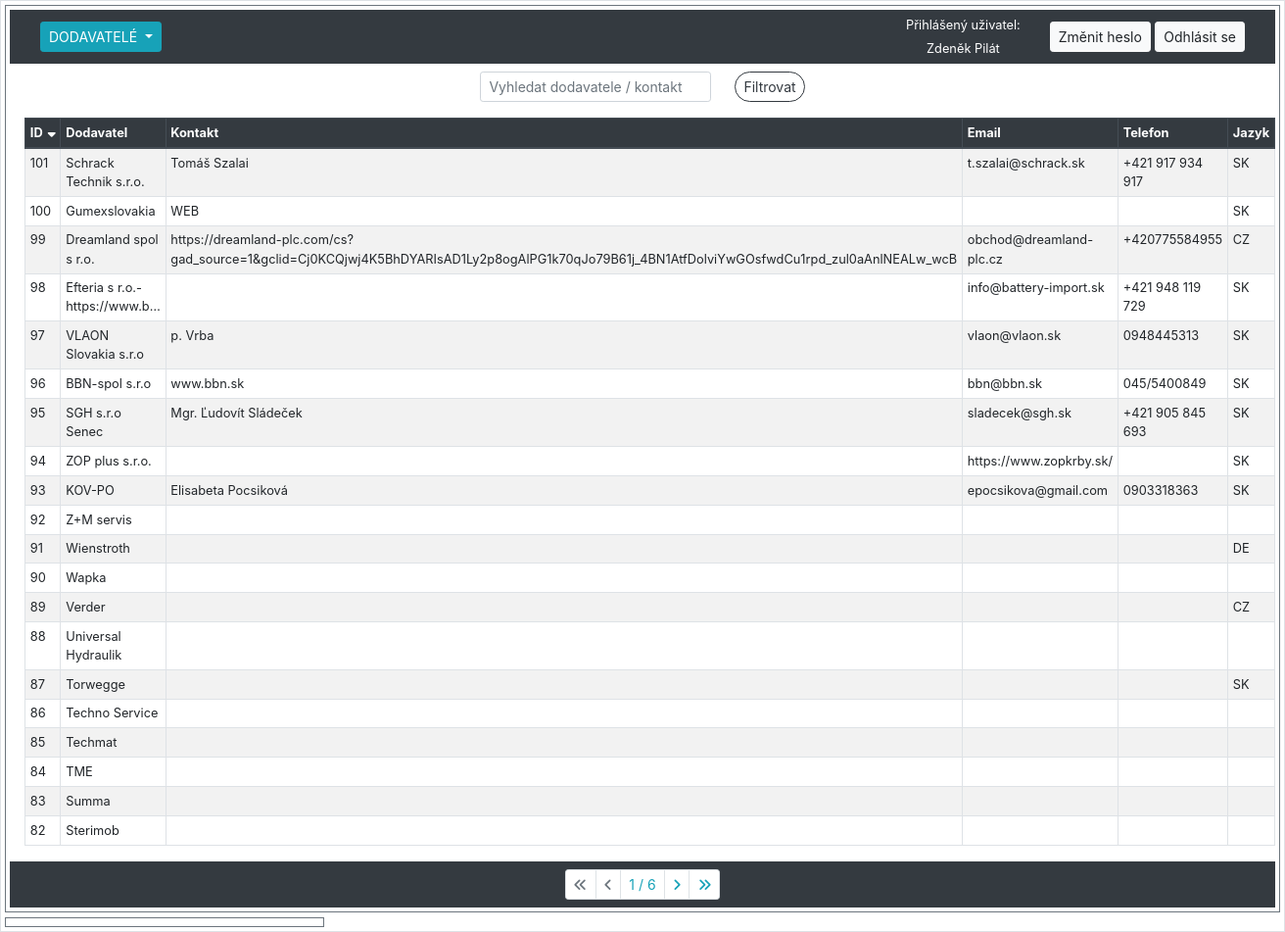
The page /sklad/dodavatele/ (signed in) on the database its author committed.
### hpm_sklad/models.py (models this page shows, shortened)
class Dodavatele(models.Model):
    class Meta:
        verbose_name_plural = "Dodavatelé"
    LANGUAGE_CHOICES = [
        ('CZ', 'Český'),
        ('SK', 'Slovenský'),
        ('DE', 'Německý'),
        ('EN', 'Anglický')
    ]
    dodavatel = models.CharField(max_length=100, verbose_name="Dodavatel")
    kontakt = models.CharField(null=True, max_length=100, verbose_name="Kontaktní osoba")
    email = models.EmailField(null=True, max_length=100, verbose_name="E-mail")
    telefon = models.CharField(null=True, max_length=20, verbose_name="Telefon")
    jazyk = models.CharField(null=True, max_length=2, choices=LANGUAGE_CHOICES, default='CZ', verbose_name="Jazyk")

### hpm_sklad/views.py (the view, shortened to what this page needs)
# urls.py: path('sklad/dodavatele/', views.DodavateleListView.as_view(), name='dodavatele'),
class DodavateleListView(LoginRequiredMixin, ListView):
    model = Dodavatele
    template_name = 'hpm_sklad/dodavatele.html'
    paginate_by = 20
    export_csv = False
    def get_context_data(self, **kwargs):
        context = super().get_context_data(**kwargs)
        selected_id = self.request.GET.get('selected', None)
        if selected_id:
            context['selected_item'] = get_object_or_404(Dodavatele, id=selected_id)
        else:
            context['selected_item'] = None
        context.update({
            'db_table': 'dodavatele',
            'sort': self.request.GET.get('sort', 'id'),
            'order': self.request.GET.get('order', 'down'),
            'query': self.request.GET.get('query', ''),
            'current_user': self.request.user,
        })
        return context
    def get_queryset(self):
        queryset = Dodavatele.objects.all()
        query = self.request.GET.get('query', '')
        sort = self.request.GET.get('sort', 'id')
        order = self.request.GET.get('order', 'down')
        if query:
            queryset = queryset.filter(
                Q(dodavatel__icontains=query) | Q(kontakt__icontains=query)
            )
        if order == 'down':
            sort = f"-{sort}"
        queryset = queryset.order_by(sort)
        return queryset
    def render_to_response(self, context, **response_kwargs):
        if getattr(self, 'export_csv', False):
            return self.export_to_csv(self.get_queryset())
        else:
            return super().render_to_response(context, **response_kwargs)

### hpm_sklad/templatetags/custom_filters.py (called while the page is built)
@register.filter
def url_remove_param(querystring, params):
    params = params.split(',')
    new_querystring = '&'.join(
        f"{key}={value}"
        for part in querystring.split('&')
        if '=' in part and (key := part.split('=')[0]) not in params and (value := part.split('=')[1])
    )
    return new_querystring

### hpm_sklad/templates/hpm_sklad/dodavatele.html (shortened to what this page needs)
{% extends "hpm_sklad/base_left_right_column.html" %}
{% load static %}
{% load custom_filters %}
{% block left_content %}
    <form method="GET" action="" class="form-inline justify-content-center align-items-center small my-2">
        <div class="form-group mx-sm-2 mb-2">
            <input class="form-control form-control-sm mr-sm-2" type="text" name="query" placeholder="Vyhledat dodavatele / kontakt" value="{{ request.GET.query }}">
        </div>
        <div class="form-group mx-sm-2 mb-2">
            <button class="btn btn-outline-dark btn-sm rounded-pill" type="submit">Filtrovat</button>
        </div>
    </form>
    <div class="container-fluid">
        <table class="table table-sm table-hover table-striped table-bordered">
            <thead class="thead-dark">
                <tr>
                    {% with request.GET.urlencode as querystring %}
                        <th>
                            <a href="?sort=id&order={% if request.GET.sort == 'id' and request.GET.order == 'up' %}down{% else %}up{% endif %}&{{ querystring|url_remove_param:'sort,order' }}">
                                ID
                                {% if not request.GET.sort %}
                                    <i class="fas fa-sort-down"></i>
                                {% endif %}
                            </a>
                        </th>
                        <th>
                            <a href="?sort=dodavatel&order={% if request.GET.sort == 'dodavatel' and request.GET.order == 'up' %}down{% else %}up{% endif %}&{{ querystring|url_remove_param:'sort,order' }}">
                                Dodavatel
                            </a>
                        </th>
                        <th>
                            <a href="?sort=kontakt&order={% if request.GET.sort == 'kontakt' and request.GET.order == 'up' %}down{% else %}up{% endif %}&{{ querystring|url_remove_param:'sort,order' }}">
                                Kontakt
                            </a>
                        </th>
                        <th>
                            <a href="?sort=email&order={% if request.GET.sort == 'email' and request.GET.order == 'up' %}down{% else %}up{% endif %}&{{ querystring|url_remove_param:'sort,order' }}">
                                Email
                            </a>
                        </th>
                        <th>
                            <a href="?sort=telefon&order={% if request.GET.sort == 'telefon' and request.GET.order == 'up' %}down{% else %}up{% endif %}&{{ querystring|url_remove_param:'sort,order' }}">
                                Telefon
                            </a>
                        </th>
                        <th>
                            <a href="?sort=jazyk&order={% if request.GET.sort == 'jazyk' and request.GET.order == 'up' %}down{% else %}up{% endif %}&{{ querystring|url_remove_param:'sort,order' }}">
                                Jazyk
                            </a>
                        </th>
                    {% endwith %}
                </tr>
            </thead>
            <tbody class="show-pointer">
                {% for item in object_list %}
                    <tr data-id="{{ item.pk }}" data-detail-url="{% url 'detail_dodavatele' item.pk %}" onclick="loadDetail('{% url 'detail_dodavatele' item.pk %}', '{{ item.pk }}')"
                    {% if item.pk == selected_item.pk %} class="table-info"{% endif %}>
                        <td>{{ item.pk }}</td>
                        <td>{{ item.dodavatel|truncatechars:30 }}</td>
                        <td>{{ item.kontakt }}</td>
                        <td>{{ item.email }}</td>
                        <td>{{ item.telefon }}</td>
                        <td>{{ item.jazyk }}</td>
                    </tr>
                {% endfor %}
            </tbody>
        </table>
    </div>
    {% include "hpm_sklad/pagination.html" %}
{% endblock %}

### hpm_sklad/templates/hpm_sklad/navbar.html (shortened to what this page needs)
<nav class="navbar navbar-expand-lg navbar-dark bg-dark">
    <div class="col">
        <div class="btn-group btn-group-sm dropdown my-1 mr-1">
            <button class="btn btn-info dropdown-toggle" type="button" id="dropdownMenuButton1" data-toggle="dropdown" aria-haspopup="true" aria-expanded="false">
                {% if db_table == 'sklad' %}SKLAD{% elif db_table == 'audit_log' %}POHYBY{% elif db_table == 'dodavatele' %}DODAVATELÉ{% elif db_table == 'poptavky' %}POPTÁVKY{% else %}Výběr modulu{% endif %}
            </button>
        </div>
    </div>
    {% if user.is_authenticated %}
        <div class="col-auto">
            <div>
                <p class="h6 small text-white">Přihlášený uživatel:</p>
            </div>
            <div>
                <p class="h6 small text-center my-0 text-white">{{ current_user.first_name }} {{ current_user.last_name }}</p>
            </div>
        </div>
        <div class="col-auto">
            <a class="btn btn-light btn-sm" href="{% url 'custom_password_change' %}">Změnit heslo</a>
            <a class="btn btn-light btn-sm" href="{% url 'logout' %}">Odhlásit se</a>
        </div>
    {% else %}
        <div class="col-auto">
            <a class="btn btn-light btn-sm" href="{% url 'login' %}">Přihlásit se</a>
        </div>
    {% endif %}
</nav>

### hpm_sklad/static/css/style.css (style rules this page uses)
form .form-group { margin-bottom: 5px; }
table { font-size: 0.8rem; }
.table-sm th a { color: inherit; text-decoration: none; display: inline-flex; align-items: center; }
.table-sm th a .fa-sort-up, .table-sm th a .fa-sort-down { margin-left: 5px; }
.show-pointer { cursor: pointer; }

### rows shown on the page
Dodavatele: pk "101", dodavatel "Schrack Technik s.r.o.", kontakt "Tomáš Szalai", email "t.szalai@schrack.sk", telefon "+421 917 934 917", jazyk "SK"
Dodavatele: pk "100", dodavatel "Gumexslovakia", kontakt "WEB", jazyk "SK"
Dodavatele: pk "99", dodavatel "Dreamland spol s r.o.", kontakt "https://dreamland-plc.com/cs?gad_source=1&gclid=Cj0KCQjwj4K5BhDYARIsAD1Ly2p8ogAlPG1k70qJo79B61j_4BN1AtfDolviYwGOsfwdCu1rpd_zul0aAnlNEALw_wcB", email "obchod@dreamland-plc.cz", telefon "+420775584955", jazyk "CZ"
Dodavatele: pk "98", dodavatel "Efteria s r.o.- https://www.b…", email "info@battery-import.sk", telefon "+421 948 119 729", jazyk "SK"
Dodavatele: pk "97", dodavatel "VLAON Slovakia s.r.o", kontakt "p. Vrba", email "vlaon@vlaon.sk", telefon "0948445313", jazyk "SK"
Dodavatele: pk "96", dodavatel "BBN-spol s.r.o", kontakt "www.bbn.sk", email "bbn@bbn.sk", telefon "045/5400849", jazyk "SK"
Dodavatele: pk "95", dodavatel "SGH s.r.o Senec", kontakt "Mgr. Ľudovít Sládeček", email "sladecek@sgh.sk", telefon "+421 905 845 693", jazyk "SK"
Dodavatele: pk "94", dodavatel "ZOP plus s.r.o.", email "https://www.zopkrby.sk/", jazyk "SK"
Dodavatele: pk "93", dodavatel "KOV-PO", kontakt "Elisabeta Pocsiková", email "epocsikova@gmail.com", telefon "0903318363", jazyk "SK"
Dodavatele: pk "92", dodavatel "Z+M servis"
Dodavatele: pk "91", dodavatel "Wienstroth", jazyk "DE"
Dodavatele: pk "90", dodavatel "Wapka"
Dodavatele: pk "89", dodavatel "Verder", jazyk "CZ"
Dodavatele: pk "88", dodavatel "Universal Hydraulik"
Dodavatele: pk "87", dodavatel "Torwegge", jazyk "SK"
Dodavatele: pk "86", dodavatel "Techno Service"
Dodavatele: pk "85", dodavatel "Techmat"
Dodavatele: pk "84", dodavatel "TME"
Dodavatele: pk "83", dodavatel "Summa"
Dodavatele: pk "82", dodavatel "Sterimob"

### other values the page prints
{{ current_user.first_name }} "Zdeněk"
{{ current_user.last_name }} "Pilát"
{{ page_obj.number }} "1"
{{ page_obj.paginator.num_pages }} "6"
